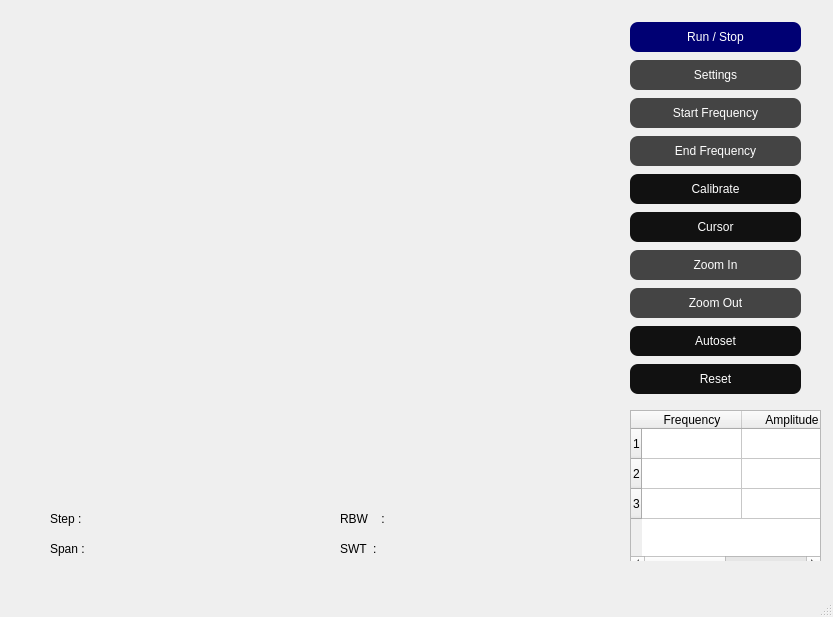
<?xml version="1.0" encoding="UTF-8"?>
<ui version="4.0">
 <class>MainWindow</class>
 <widget class="QMainWindow" name="MainWindow">
  <property name="geometry">
   <rect>
    <x>0</x>
    <y>0</y>
    <width>833</width>
    <height>617</height>
   </rect>
  </property>
  <property name="windowTitle">
   <string>MainWindow</string>
  </property>
  <property name="styleSheet">
   <string notr="true"/>
  </property>
  <widget class="QWidget" name="centralwidget">
   <widget class="PlotWidget" name="plotWidget" native="true">
    <property name="geometry">
     <rect>
      <x>20</x>
      <y>10</y>
      <width>601</width>
      <height>491</height>
     </rect>
    </property>
   </widget>
   <widget class="QLabel" name="span_label">
    <property name="geometry">
     <rect>
      <x>160</x>
      <y>540</y>
      <width>141</width>
      <height>17</height>
     </rect>
    </property>
    <property name="text">
     <string/>
    </property>
   </widget>
   <widget class="QLabel" name="step_label">
    <property name="geometry">
     <rect>
      <x>170</x>
      <y>510</y>
      <width>131</width>
      <height>17</height>
     </rect>
    </property>
    <property name="text">
     <string/>
    </property>
   </widget>
   <widget class="QLabel" name="label_2">
    <property name="geometry">
     <rect>
      <x>50</x>
      <y>510</y>
      <width>131</width>
      <height>17</height>
     </rect>
    </property>
    <property name="text">
     <string>Step :</string>
    </property>
   </widget>
   <widget class="QLabel" name="label_3">
    <property name="geometry">
     <rect>
      <x>340</x>
      <y>510</y>
      <width>61</width>
      <height>17</height>
     </rect>
    </property>
    <property name="text">
     <string>RBW    :</string>
    </property>
   </widget>
   <widget class="QLabel" name="rbw_label">
    <property name="geometry">
     <rect>
      <x>420</x>
      <y>510</y>
      <width>141</width>
      <height>17</height>
     </rect>
    </property>
    <property name="text">
     <string/>
    </property>
   </widget>
   <widget class="QLabel" name="swt_label">
    <property name="geometry">
     <rect>
      <x>430</x>
      <y>540</y>
      <width>131</width>
      <height>17</height>
     </rect>
    </property>
    <property name="text">
     <string/>
    </property>
   </widget>
   <widget class="QLabel" name="label_4">
    <property name="geometry">
     <rect>
      <x>340</x>
      <y>540</y>
      <width>41</width>
      <height>17</height>
     </rect>
    </property>
    <property name="text">
     <string>SWT  :</string>
    </property>
   </widget>
   <widget class="QLabel" name="label_1">
    <property name="geometry">
     <rect>
      <x>50</x>
      <y>540</y>
      <width>131</width>
      <height>17</height>
     </rect>
    </property>
    <property name="text">
     <string>Span :</string>
    </property>
   </widget>
   <widget class="QWidget" name="controlWidget" native="true">
    <property name="geometry">
     <rect>
      <x>630</x>
      <y>10</y>
      <width>201</width>
      <height>551</height>
     </rect>
    </property>
    <property name="minimumSize">
     <size>
      <width>0</width>
      <height>150</height>
     </size>
    </property>
    <widget class="QWidget" name="verticalLayoutWidget">
     <property name="geometry">
      <rect>
       <x>0</x>
       <y>10</y>
       <width>171</width>
       <height>386</height>
      </rect>
     </property>
     <layout class="QVBoxLayout" name="verticalLayout_2">
      <item>
       <widget class="QPushButton" name="RunBtn">
        <property name="styleSheet">
         <string notr="true">QPushButton {
  background-color: #000073;
  color: white;
  border-radius: 8px;
  padding: 8px 16px;
}

QPushButton:hover {
  background-color: #000066;
}

QPushButton:pressed {
  background-color: #000080;
}</string>
        </property>
        <property name="text">
         <string>Run / Stop</string>
        </property>
       </widget>
      </item>
      <item>
       <widget class="QPushButton" name="SettingsBtn">
        <property name="styleSheet">
         <string notr="true">QPushButton {
  background-color: #444444;
  color: white;
  border-radius: 8px;
  padding: 8px 16px;
}

QPushButton:hover {
  background-color: #333333;
}

QPushButton:pressed {
  background-color: #555555;
}</string>
        </property>
        <property name="text">
         <string>Settings</string>
        </property>
       </widget>
      </item>
      <item>
       <widget class="QPushButton" name="StartFreqBtn">
        <property name="styleSheet">
         <string notr="true">QPushButton {
  background-color: #444444;
  color: white;
  border-radius: 8px;
  padding: 8px 16px;
}

QPushButton:hover {
  background-color: #333333;
}

QPushButton:pressed {
  background-color: #555555;
}</string>
        </property>
        <property name="text">
         <string>Start Frequency</string>
        </property>
       </widget>
      </item>
      <item>
       <widget class="QPushButton" name="EndFreqBtn">
        <property name="styleSheet">
         <string notr="true">QPushButton {
  background-color: #444444;
  color: white;
  border-radius: 8px;
  padding: 8px 16px;
}

QPushButton:hover {
  background-color: #333333;
}

QPushButton:pressed {
  background-color: #555555;
}</string>
        </property>
        <property name="text">
         <string>End Frequency</string>
        </property>
       </widget>
      </item>
      <item>
       <widget class="QPushButton" name="EnterBtn">
        <property name="styleSheet">
         <string notr="true">QPushButton {
  background-color: #111111;
  color: white;
  border-radius: 8px;
  padding: 8px 16px;
}

QPushButton:hover {
  background-color: #000000;
}

QPushButton:pressed {
  background-color: #222222;
}</string>
        </property>
        <property name="text">
         <string>Calibrate</string>
        </property>
       </widget>
      </item>
      <item>
       <widget class="QPushButton" name="cursor_button">
        <property name="styleSheet">
         <string notr="true">QPushButton {
  background-color: #111111;
  color: white;
  border-radius: 8px;
  padding: 8px 16px;
}

QPushButton:hover {
  background-color: #000000;
}

QPushButton:pressed {
  background-color: #222222;
}</string>
        </property>
        <property name="text">
         <string>Cursor</string>
        </property>
       </widget>
      </item>
      <item>
       <widget class="QPushButton" name="ZoomInBtn">
        <property name="styleSheet">
         <string notr="true">QPushButton {
  background-color: #444444;
  color: white;
  border-radius: 8px;
  padding: 8px 16px;
}

QPushButton:hover {
  background-color: #333333;
}

QPushButton:pressed {
  background-color: #555555;
}</string>
        </property>
        <property name="text">
         <string>Zoom In</string>
        </property>
       </widget>
      </item>
      <item>
       <widget class="QPushButton" name="ZoomOutBtn">
        <property name="styleSheet">
         <string notr="true">QPushButton {
  background-color: #444444;
  color: white;
  border-radius: 8px;
  padding: 8px 16px;
}

QPushButton:hover {
  background-color: #333333;
}

QPushButton:pressed {
  background-color: #555555;
}</string>
        </property>
        <property name="text">
         <string>Zoom Out</string>
        </property>
       </widget>
      </item>
      <item>
       <widget class="QPushButton" name="AutosetBtn">
        <property name="styleSheet">
         <string notr="true">QPushButton {
  background-color: #111111;
  color: white;
  border-radius: 8px;
  padding: 8px 16px;
}

QPushButton:hover {
  background-color: #000000;
}

QPushButton:pressed {
  background-color: #222222;
}</string>
        </property>
        <property name="text">
         <string>Autoset</string>
        </property>
       </widget>
      </item>
      <item>
       <widget class="QPushButton" name="ResetBtn">
        <property name="styleSheet">
         <string notr="true">QPushButton {
  background-color: #111111;
  color: white;
  border-radius: 8px;
  padding: 8px 16px;
}

QPushButton:hover {
  background-color: #000000;
}

QPushButton:pressed {
  background-color: #222222;
}</string>
        </property>
        <property name="text">
         <string>Reset</string>
        </property>
       </widget>
      </item>
     </layout>
    </widget>
    <widget class="QTableWidget" name="tableWidget">
     <property name="geometry">
      <rect>
       <x>0</x>
       <y>400</y>
       <width>191</width>
       <height>161</height>
      </rect>
     </property>
     <property name="frameShape">
      <enum>QFrame::StyledPanel</enum>
     </property>
     <property name="showGrid">
      <bool>true</bool>
     </property>
     <property name="gridStyle">
      <enum>Qt::SolidLine</enum>
     </property>
     <property name="cornerButtonEnabled">
      <bool>true</bool>
     </property>
     <row>
      <property name="text">
       <string>1</string>
      </property>
     </row>
     <row>
      <property name="text">
       <string>2</string>
      </property>
     </row>
     <row>
      <property name="text">
       <string>3</string>
      </property>
     </row>
     <column>
      <property name="text">
       <string>Frequency</string>
      </property>
     </column>
     <column>
      <property name="text">
       <string>Amplitude</string>
      </property>
     </column>
     <item row="0" column="0">
      <property name="text">
       <string/>
      </property>
     </item>
    </widget>
   </widget>
  </widget>
  <widget class="QMenuBar" name="menubar">
   <property name="geometry">
    <rect>
     <x>0</x>
     <y>0</y>
     <width>833</width>
     <height>22</height>
    </rect>
   </property>
  </widget>
  <widget class="QStatusBar" name="statusbar"/>
 </widget>
 <customwidgets>
  <customwidget>
   <class>PlotWidget</class>
   <extends>QWidget</extends>
   <header>plotwidget.h</header>
   <container>1</container>
  </customwidget>
 </customwidgets>
 <resources/>
 <connections/>
</ui>
